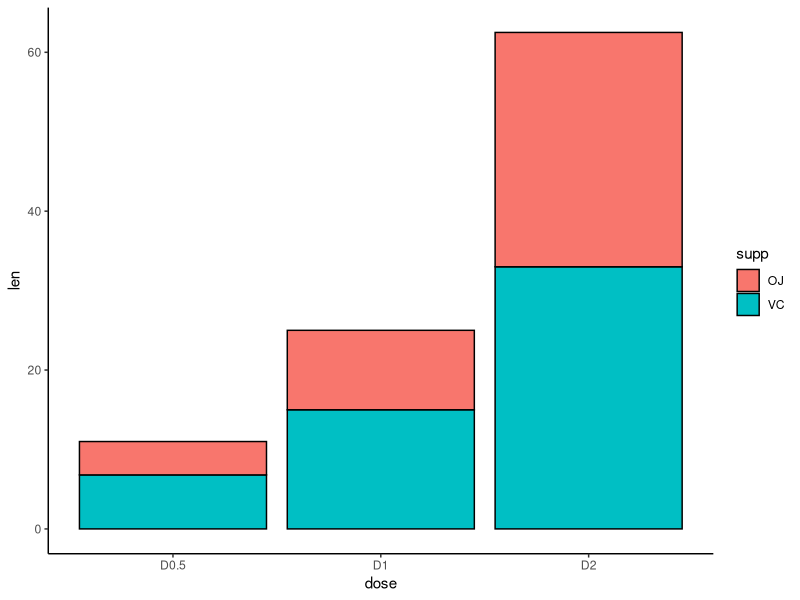

Generate this figure with R:
#samplegraphs

library(ggplot2)

df2 <- data.frame(supp=rep(c("VC", "OJ"), each=3),
                  dose=rep(c("D0.5", "D1", "D2"),2),
                  len=c(6.8, 15, 33, 4.2, 10, 29.5))
head(df2)



# Stacked barplot with multiple groups
blanktheme<-theme(panel.grid.major = element_blank(), panel.grid.minor = element_blank(),
               panel.background = element_blank(), axis.line = element_line(colour = "black"))

ggplot(data=df2, aes(x=dose, y=len, fill=supp)) +
  geom_bar(stat="identity",color="black")+ blanktheme





